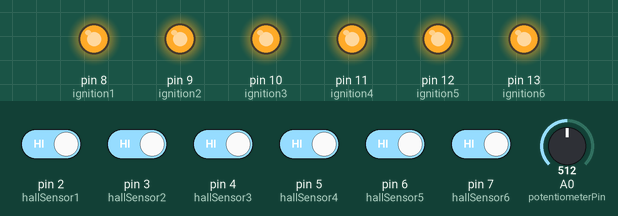
Recording of a sketch running on a simulated Arduino Uno, built with avr-gcc and run on an emulated ATmega328P. Parts: output pins drawn as LEDs (lit = HIGH). The test bench sets the inputs (shaded band); at power-on: pin 2 (hallSensor1), pin 3 (hallSensor2), pin 4 (hallSensor3), pin 5 (hallSensor4), pin 6 (hallSensor5), pin 7 (hallSensor6) HIGH, A0 (potentiometerPin) = 512.

Above: at 1.2 s.
1.3 s: pin 2 (hallSensor1) driven LOW
At 2.3 s:
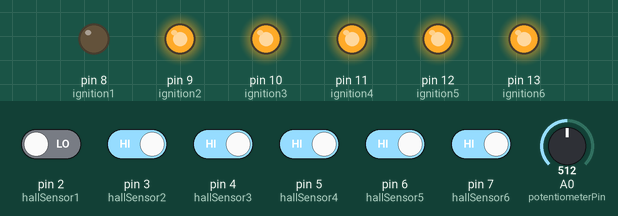
2.8 s: pin 3 (hallSensor2) driven LOW
At 3.4 s:
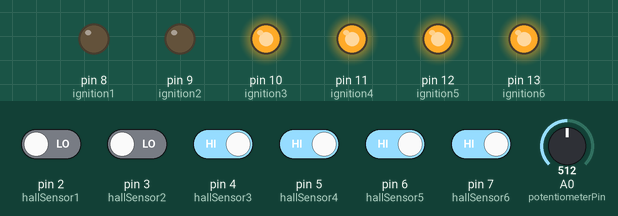
4.3 s: pin 4 (hallSensor3) driven LOW
At 4.6 s:
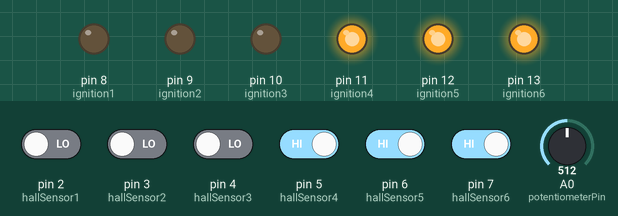
5.8 s: pin 5 (hallSensor4) driven LOW
At 6.9 s:
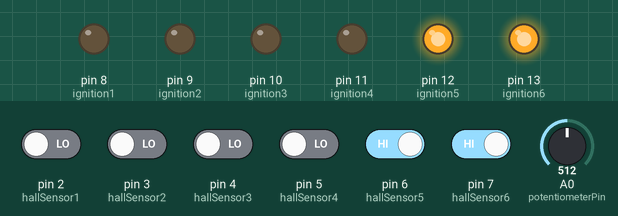
7.3 s: pin 6 (hallSensor5) driven LOW
At 8.1 s:
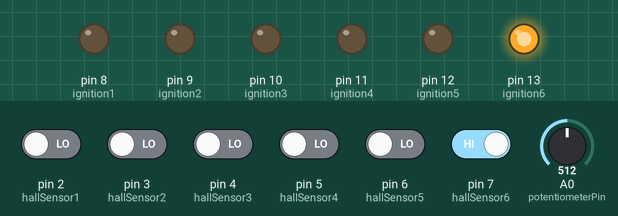
8.8 s: pin 7 (hallSensor6) driven LOW
At 9.2 s:
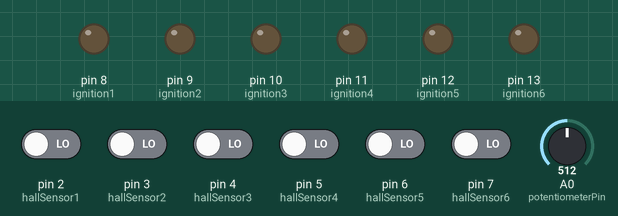
Timing chart, 0 to 11.3 s (numbered marks = the images above; inputs shaded):
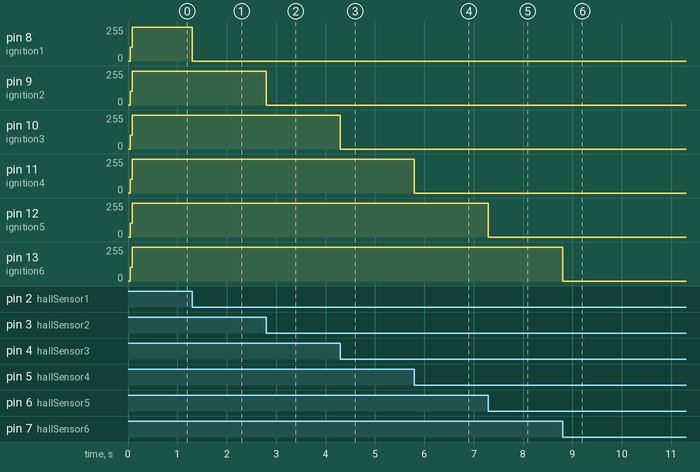

Measured:
- after the input at 1.3 s, pin 8 (ignition1): 255/255 → 0/255 at once
- after the input at 2.8 s, pin 9 (ignition2): 255/255 → 0/255 at once
- after the input at 4.3 s, pin 10 (ignition3): 255/255 → 0/255 at once
- after the input at 5.8 s, pin 11 (ignition4): 255/255 → 0/255 at once
- after the input at 7.3 s, pin 12 (ignition5): 255/255 → 0/255 at once
- after the input at 8.8 s, pin 13 (ignition6): 255/255 → 0/255 at once

The sketch:

F_zatrym_HOL_POT_6KOTUSH_STOROJ_TIME.ino.ino
```cpp
#include <TimeLib.h> // Підключення бібліотеки TimeLib.h
#include <avr/wdt.h> // додайте бібліотеку

const int hallSensor1 = 2; // пін для датчика холлу 1
const int hallSensor2 = 3; // пін для датчика холлу 2
const int hallSensor3 = 4; // пін для датчика холлу 3
const int hallSensor4 = 5; // пін для датчика холлу 4
const int hallSensor5 = 6; // пін для датчика холлу 5
const int hallSensor6 = 7; // пін для датчика холлу 6

const int ignition1 = 8; // пін для катушки запалення 1
const int ignition2 = 9; // пін для катушки запалення 2
const int ignition3 = 10; // пін для катушки запалення 3
const int ignition4 = 11; // пін для катушки запалення 4
const int ignition5 = 12; // пін для катушки запалення 5
const int ignition6 = 13; // пін для катушки запалення 6

int hallValue1 = 0;
int hallValue2 = 0;
int hallValue3 = 0;
int hallValue4 = 0;
int hallValue5 = 0;
int hallValue6 = 0;

int delayTime1 = 0;
int delayTime2 = 0;
int delayTime3 = 0;
int delayTime4 = 0;
int delayTime5 = 0;
int delayTime6 = 0;


int previousMillis1 = 0;
int previousMillis2 = 0;
int previousMillis3 = 0;
int previousMillis4 = 0;
int previousMillis5 = 0;
int previousMillis6 = 0;
int potentiometerValue = 0;
const int potentiometerPin = A0;
const int minValue = 1;
const int maxValue = 1000;

void setup() {

  wdt_enable(WDTO_2S); // таймер сторожового догляду на 2 секунди


  pinMode(hallSensor1, INPUT_PULLUP);
  pinMode(hallSensor2, INPUT_PULLUP);
  pinMode(hallSensor3, INPUT_PULLUP);
  pinMode(hallSensor4, INPUT_PULLUP);
  pinMode(hallSensor5, INPUT_PULLUP);
  pinMode(hallSensor6, INPUT_PULLUP);

  pinMode(ignition1, OUTPUT);
  pinMode(ignition2, OUTPUT);
  pinMode(ignition3, OUTPUT);
  pinMode(ignition4, OUTPUT);
  pinMode(ignition5, OUTPUT);
  pinMode(ignition6, OUTPUT);

  Serial.begin(9600);
}

void loop() {

  wdt_reset();  // Скидаємо сторожовий таймер


  hallValue1 = digitalRead(hallSensor1);
  hallValue2 = digitalRead(hallSensor2);
  hallValue3 = digitalRead(hallSensor3);
  hallValue4 = digitalRead(hallSensor4);
  hallValue5 = digitalRead(hallSensor5);
  hallValue6 = digitalRead(hallSensor6);


  potentiometerValue = analogRead(potentiometerPin);

  // delayTime1 = ((potentiometerValue - 0) * (maxValue - minValue)) / (1023 - 0) + minValue;

 delayTime1 = map(potentiometerValue, 0, 1023, minValue, maxValue);  // ВИБРАТИ ЦЮ ФОРМУЛУ АБО ПОПЕРЕДНЮ
   delayTime2 = delayTime1;
  delayTime3 = delayTime1;
   delayTime4 = delayTime1;
  delayTime5 = delayTime1;
   delayTime6 = delayTime1;

  unsigned long currentMillis = millis ()*1000;  // перетворено в МІКРОСЕКУНДИ

   if (hallValue1 == HIGH && currentMillis - previousMillis1 >= delayTime1) {
    digitalWrite(ignition1, HIGH);
    previousMillis1 = currentMillis;
   } else {
    digitalWrite(ignition1, LOW);
  }

  if (hallValue2 == HIGH && currentMillis - previousMillis2 >= delayTime2) {
    digitalWrite(ignition2, HIGH);
    previousMillis2 = currentMillis;
  } else {
    digitalWrite(ignition2, LOW);
  }

  if (hallValue3 == HIGH && currentMillis - previousMillis3 >= delayTime3) {
digitalWrite(ignition3, HIGH);
previousMillis3 = currentMillis;
} else {
digitalWrite(ignition3, LOW);
}

 if (hallValue4 == HIGH && currentMillis - previousMillis4 >= delayTime4) {
    digitalWrite(ignition4, HIGH);
    previousMillis4 = currentMillis;
  } else {
    digitalWrite(ignition4, LOW);
  }
   if (hallValue5 == HIGH && currentMillis - previousMillis5 >= delayTime5) {
    digitalWrite(ignition5, HIGH);
    previousMillis5 = currentMillis;
  } else {
    digitalWrite(ignition5, LOW);
  }
   if (hallValue6 == HIGH && currentMillis - previousMillis6 >= delayTime6) {
    digitalWrite(ignition6, HIGH);
    previousMillis6 = currentMillis;
  } else {
    digitalWrite(ignition6, LOW);

  }
  // Перевіряємо, чи був перезапуск від сторожового таймера !!!!! ЗАБРАТИ ПРИ РОБОТІ!!!!!
  if (bit_is_set(MCUSR, WDRF)) {
    Serial.println("Перезапуск плати Arduino через сторожовий таймер!");
    // Очищуємо флаг перезапуску від сторожового таймера
    MCUSR &= ~(1<<WDRF);
  }


  }
```
